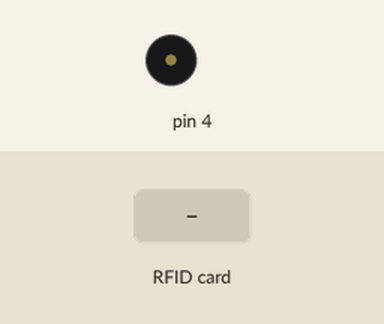
Recording of a sketch running on a simulated Arduino Uno, built with avr-gcc and run on an emulated ATmega328P. Shown: buzzer (waves = sounding). Inputs (shaded band) come from the test bench. What the sketch prints to the serial monitor is not drawn.

Above: at 1.2 s.
1.3 s: RFID card 5E 7A 19 C4 held to the reader
At 2.7 s:
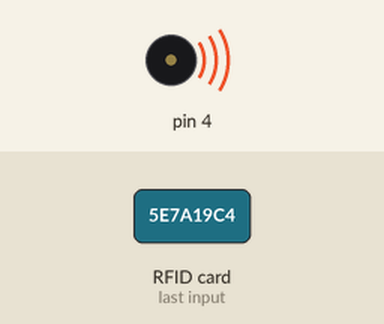
4.3 s: RFID card C0 2B 60 A7 held to the reader
5.8 s: RFID card A0 F0 10 A6 held to the reader
At 12.78 s:
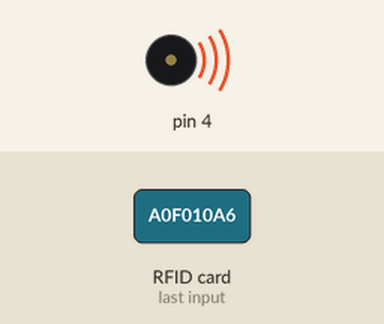
Timing chart, 0 to 14.9 s (numbered marks = the images above; inputs shaded):
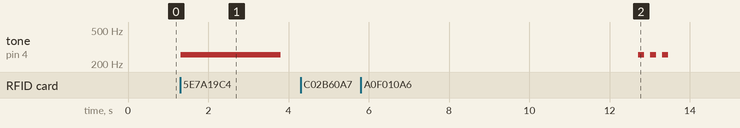

Measured:
- after the input at 1.3 s, tone on pin 4: silent → 255 Hz at once, → silent 2.5 s later
- after the input at 4.3 s, every drawn part: stays the same

The sketch:

SStesting.ino
```cpp
#include "SPI.h"
#include "MFRC522.h"
#include <time.h>
#include <TimeLib.h>
#include "buzzerClass.h"

#define SS_PIN 10
#define RST_PIN 9
//#define SP_PIN 8

buzzerClass MyBuzzer (4);

MFRC522 rfid(SS_PIN, RST_PIN);

MFRC522::MIFARE_Key key;

String tag1 = "C0:2B:60:A7";
String tag2 = "A0:F0:10:A6";
String tag3 = "B7:83:82:B9";

String aTags[] = {"C0:2B:60:A7", "A0:F0:10:A6", "B7:83:82:B9"};
String ttags[2] ;
String vv[] = { "" , "" , "" , "" };

int cont = 0;
int Reset = 0;


time_t t = now();
int Timer  ;

void setup() {
  Serial.begin(9600);
  SPI.begin();
  rfid.PCD_Init();
  pinMode(MyBuzzer.getpin(), OUTPUT);
}

void loop() {

  if(cont >= 1){
  Timer=second(t++);
  Serial.print(Timer);
  delay(125);
    if(Timer == 55){
    Timer = 0;
    t = 0;
    for(int i = 0 ; i<cont; i++){
        ttags[i] = vv[i];

      }
    cont = 0;

    Serial.println("");
    Serial.println("Times up...");
//    tone(4, 255);
//    delay(150);
//    noTone(4);
//    delay(150);
//    tone(4, 255);
//    delay(150);
//    noTone(4);
//    delay(150);
//    tone(4, 255);
//    delay(150);
//    noTone(4);
    MyBuzzer.MissingTagBuzz();
    }
  }
  if (!rfid.PICC_IsNewCardPresent()|| !rfid.PICC_ReadCardSerial())
  return;

  MFRC522::PICC_Type piccType = rfid.PICC_GetType(rfid.uid.sak);
  if (piccType != MFRC522::PICC_TYPE_MIFARE_MINI &&
      piccType != MFRC522::PICC_TYPE_MIFARE_1K &&
      piccType != MFRC522::PICC_TYPE_MIFARE_4K) {
    Serial.println(F("Your tag is not of type MIFARE Classic."));
    return;
  }


  if(Reset == 1){
    //Timer = 0;
    Reset = 0;
  }


  String strID = "" ;
  for(byte i = 0 ; i < 4; i++){
    strID +=
    (rfid.uid.uidByte[i]< 0x10 ? "0" : "") +
    String(rfid.uid.uidByte[i], HEX) +
    (i != 3 ? ":" : "");
  }
  strID.toUpperCase();

  Serial.print("Tap card key: ");
  Serial.println(strID);
  if(strID.substring(0) == tag1 || strID.substring(0) == tag2 || strID.substring(0) == tag3){
    //Serial.println(aTags[cont]);
    //strID.substring(0) = ttags[cont];
    ttags[cont] = strID;
    Serial.println(ttags[cont]);
    cont++;

    Serial.println(cont);

    if(cont == 3){
      Serial.println("Access Allow");
//      tone(4, 150);
//      delay(300);
//      noTone(4);
      MyBuzzer.AllowAccessBuzz();
      for(int i = 0 ; i<cont; i++){
        ttags[i] = vv[i];

      }
      Timer = 0;
      t = 0;
      cont = 0;
    }
//    Serial.println("f");
//    Serial.println(ttags[0]);
//    Serial.println("y");
//    Serial.println(ttags[1]);
//    Serial.println("t");
//    Serial.println(ttags[2]);
//    Serial.println("e");

  } else {
    Serial.println("Access Denied");
//    tone(4, 255);
//    delay(2500);
//    noTone(4);
      MyBuzzer.DeniedAccessBuzz();
  }


  rfid.PICC_HaltA();
  rfid.PCD_StopCrypto1();
}
```

buzzerClass.h
```cpp
class buzzerClass{

private:
int pin;

  public:
  buzzerClass(int buz){
    pin = buz;

  }

  public:
  void AllowAccessBuzz(){
    tone(4, 150);
    delay(300);
    noTone(4);
  }

  void DeniedAccessBuzz(){
    tone(4, 255);
    delay(2500);
    noTone(4);
  }

  void MissingTagBuzz(){

    tone(4, 255);
    delay(150);
    noTone(4);
    delay(150);
    tone(4, 255);
    delay(150);
    noTone(4);
    delay(150);
    tone(4, 255);
    delay(150);
    noTone(4);
  }
  int getpin(){
    return pin ;
  }


  };
```
